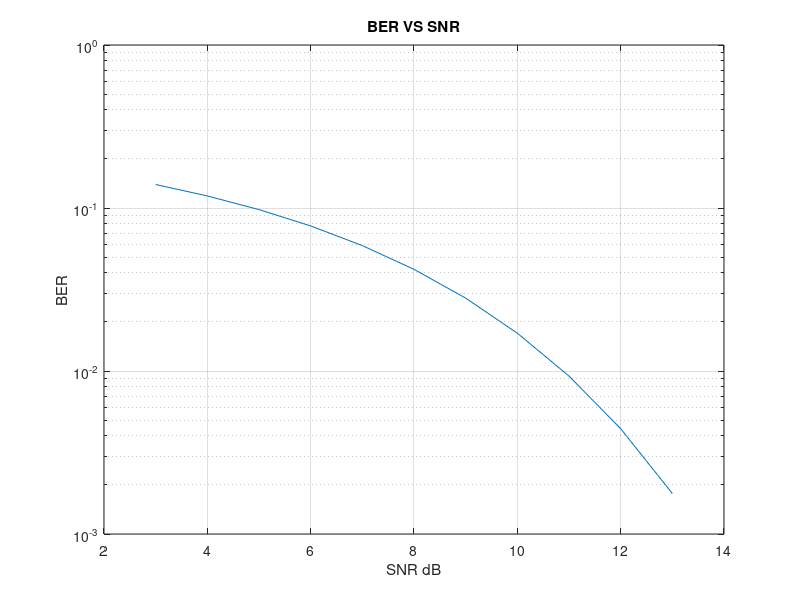

Reproduce this figure in MATLAB.
M=16;
k=log2(M);
S_nr=3:1:13;
B_er=(1/k)*3/2*erfc(sqrt(k*0.05*(10.^(S_nr/10))));

semilogy (S_nr,B_er);
hold on
grid on
xlabel('SNR dB')
ylabel('BER')
title('BER VS SNR')
